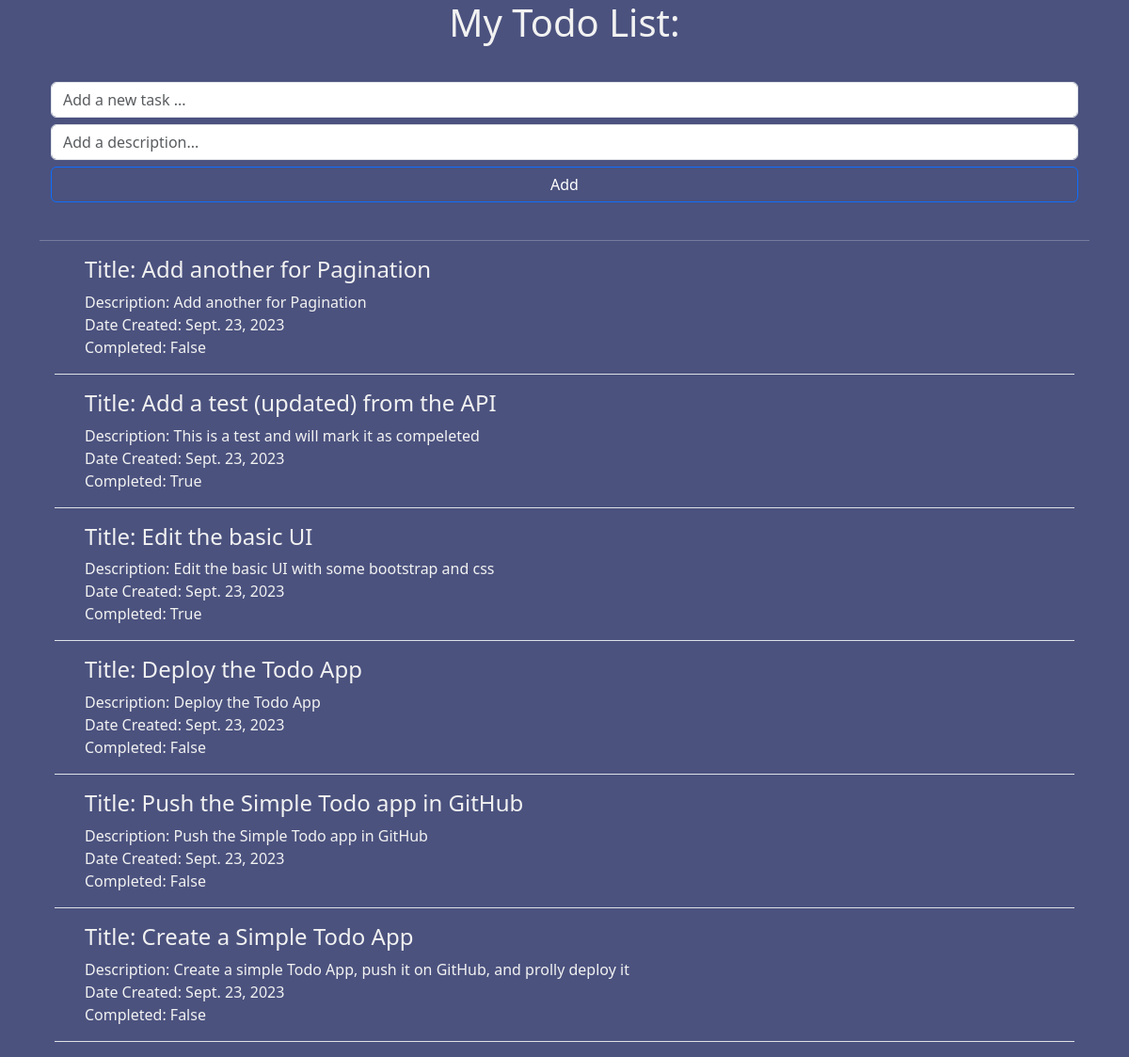
Before: / with the older database file.
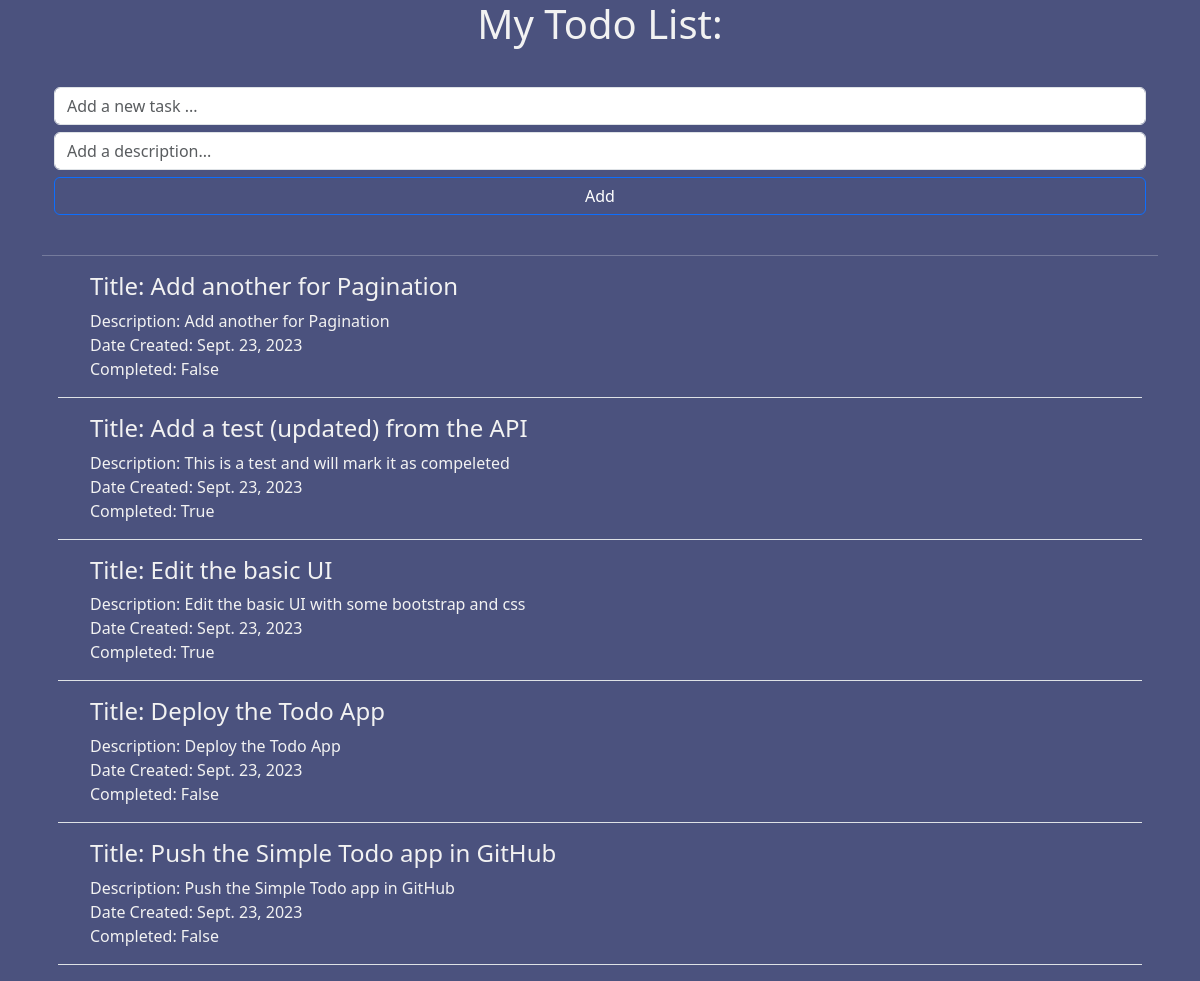
After: the same page with the newer database file.
### todo_api/models.py (models this page shows, shortened)
class Todo(models.Model):
    title = models.CharField(max_length=250)
    description = models.CharField(max_length=250)
    date_created = models.DateField(auto_now_add=True)
    updated_at = models.DateField(auto_now_add=True)
    isCompleted = models.BooleanField(default=False)

### todo_app1/views.py (the view)
# urls.py: path('', TodoItemsView, name='todo-app-index'),
def TodoItemsView(request):
    todo_list = Todo.objects.all().order_by('-id')
    context = {
        'todo_list': todo_list,
    }
    return render(request, 'todos/index.html', context)

### templates/todos/index.html (shortened to what this page needs)
{% extends 'todos/base.html' %}
{% block content %}
<div class="container text-center">
    <div class="row">
        <div class="col-lg-12">
            <div class="page-header">
                <h1>My Todo List:</h1>
            </div>
        </div>
    </div>
    <div class="row" id="div-add">
            <form method="POST" action="{% url 'todo_app:todo-add' %}">
                <div class="row-cols-1">
                    <input id="input-title" type="text" class="form-control" name="title" placeholder="Add a new task ..." required>
                </div>
                <div class="row-cols-1">
                    <input id="input-title" type="text" class="form-control" name="description" placeholder="Add a description...">
                </div>
                <div class="row-cols-1" id="add-button">
                    <button id="add-button" type="submit" class="btn btn-outline-primary" name="submit">Add</button>
                </div>
            </form>
    </div>
    <hr>
    <div>
        {% if todo_list %}
            {% for item in todo_list %}
            <div class='border-bottom m-3'>
                <ul class='todo_task_list'>
                    <li><h4>Title: {{ item.title }}</h4></li>
                    <div class='task_descriptions'>
                        <li>Description: {{ item.description }}</li>
                        <li>Date Created: {{ item.date_created }}</li>
                        <li>Completed: {{ item.isCompleted }}</li>
                    </div>
                </ul>
            </div>
            {% empty %}
                <p>Good news! You don't have any task for now, just relax a bit and breathe!</p>
            {% endfor %}
        {% endif %}
    </div>
</div>
{% endblock %}

Changed rows visible on the page:
removed Todo: title "Create a Simple Todo App", description "Create a simple Todo App, push it on GitHub, and prolly deploy it", date_created "Sept. 23, 2023", isCompleted "False"
